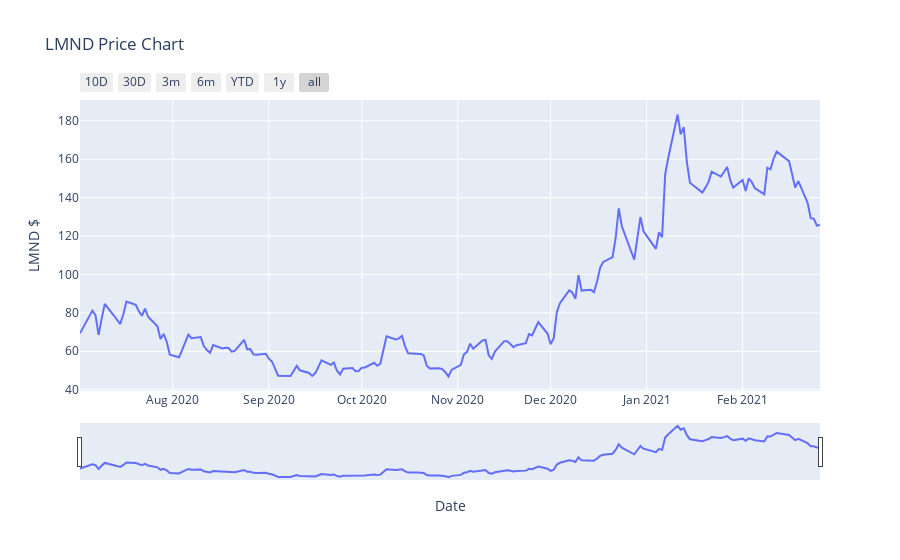

Notebook cell for this chart:
### Code cell
fig = go.Figure()
# X & Y data
x = df.index
y = df['Adj Close']

# Add Trace
fig.add_trace(go.Scatter(x=x,y=y))
# Update Layout
fig.update_layout(
    title = f"{ticker} Price Chart",
    xaxis=dict(
        rangeselector=dict(
            buttons=list([
                dict(count=10,
                     label="10D",
                     step="day",
                     stepmode="backward"),
                dict(count=30,
                     label="30D",
                     step="day",
                     stepmode="backward"),
                dict(count=3,
                     label="3m",
                     step="month",
                     stepmode="backward"),
                dict(count=6,
                     label="6m",
                     step="month",
                     stepmode="backward"),
                dict(count=1,
                     label="YTD",
                     step="year",
                     stepmode="todate"),
                dict(count=1,
                     label="1y",
                     step="year",
                     stepmode="backward"),
                dict(step="all")
            ])
        ),
        rangeslider=dict(
            visible=True
        ),
        type="date"
    )
)

fig.update_xaxes(
    title = 'Date',
    rangeslider_visible = True
)

fig.update_yaxes(
    title = f'{ticker} $'
)

# Plotly Show
fig.show()

### Figure 1 — Plotly figure (JSON) as saved in the notebook; plotly's stock layout.template omitted (floating-point values rounded to 4 significant figures; data arrays with more than 128 entries replaced by an {"elided": "..."} marker saying what was removed)
{"data": [{"type": "scatter", "x": {"elided": "165 str values"}, "y": {"elided": "165 float values"}}], "layout": {"title": {"text": "LMND Price Chart"}, "xaxis": {"rangeselector": {"buttons": [{"count": 10, "label": "10D", "step": "day", "stepmode": "backward"}, {"count": 30, "label": "30D", "step": "day", "stepmode": "backward"}, {"count": 3, "label": "3m", "step": "month", "stepmode": "backward"}, {"count": 6, "label": "6m", "step": "month", "stepmode": "backward"}, {"count": 1, "label": "YTD", "step": "year", "stepmode": "todate"}, {"count": 1, "label": "1y", "step": "year", "stepmode": "backward"}, {"step": "all"}]}, "rangeslider": {"visible": true}, "title": {"text": "Date"}, "type": "date"}, "yaxis": {"title": {"text": "LMND $"}}}}
